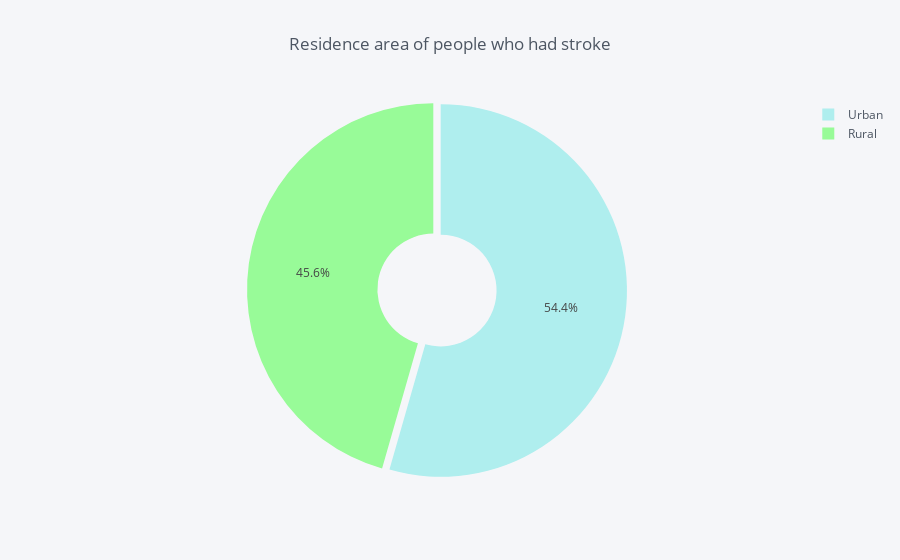

Source (notebook cell):
### Code cell
Residence = df.groupby(df['Residence_type'])['stroke'].sum()
data_Residence = pd.DataFrame({'labels': Residence.index,
                   'values': Residence.values
                  })
data_Residence.iplot(kind='pie',labels='labels',values='values', title='Residence area of people who had stroke', colors = colors2, 
            pull=[0.02, 0.02],hole = 0.3)

### Figure 1 — Plotly figure (JSON) as saved in the notebook; plotly's stock layout.template omitted (floating-point values rounded to 4 significant figures)
{"data": [{"hole": 0.3, "labels": ["Rural", "Urban"], "marker": {"colors": ["rgba(152, 251, 152, 1.0)", "rgba(175, 238, 238, 1.0)"]}, "name": "", "pull": [0.02, 0.02], "type": "pie", "values": [113, 135]}], "layout": {"legend": {"bgcolor": "#F5F6F9", "font": {"color": "#4D5663"}}, "paper_bgcolor": "#F5F6F9", "plot_bgcolor": "#F5F6F9", "title": "Residence area of people who had stroke", "titlefont": {"color": "#4D5663"}}}
